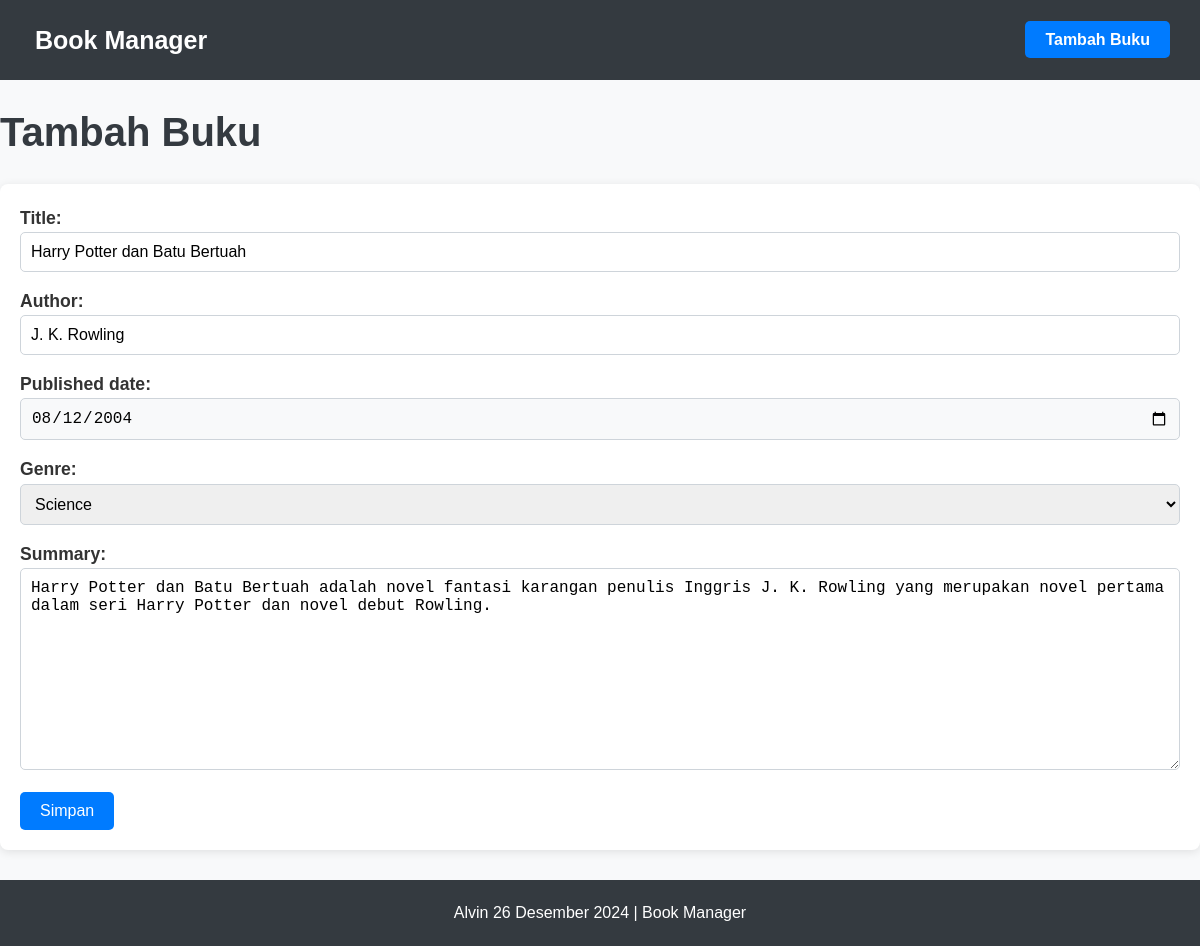
The page /books/edit/1/ on the database its author committed.
### books/models.py (models this page shows, shortened)
class Book(models.Model):
    GENRE_CHOICES = [
        ('Fiction', 'Fiction'),
        ('Non-Fiction', 'Non-Fiction'),
        ('Science', 'Science'),
        ('History', 'History'),
    ]
    title = models.CharField(max_length=100, blank=False) # title, tidak boleh kosong
    author = models.CharField(max_length=50, blank=False) # author, tidak boleh kosong
    published_date = models.DateField()
    genre = models.CharField(max_length=20, choices=GENRE_CHOICES) # pilihan genre
    summary = models.TextField(blank=True, null=True) # summary boleh kosong (opsional)

### books/views.py (the view)
# urls.py: path('edit/<int:pk>/', BookUpdateView.as_view(), name='book_edit'),
class BookUpdateView(UpdateView):
    model = Book
    template_name = 'books/book_form.html'
    form_class = BookForm # form yang dipakai dari forms.py
    success_url = reverse_lazy('book_list') # kalau confirm, masuk ke halaman daftar buku

### books/forms.py
class BookForm(forms.ModelForm):
    class Meta:
        model = Book
        fields = ['title', 'author', 'published_date', 'genre', 'summary']
    published_date = forms.DateField(
        widget=DateInput(attrs={'type': 'date'}),
        input_formats=['%Y-%m-%d'],
    )

### books/templates/books/book_form.html (shortened to what this page needs)
{% extends 'base.html' %}
{% block content %}
<h1>Tambah Buku</h1>
<form method="post">
    {{ form.as_p }}
    <button type="submit">Simpan</button>
</form>
{% endblock %}

### books/static/books/base.css (style rules this page uses)
* { margin: 0; padding: 0; box-sizing: border-box; }
body { font-family: 'Arial', sans-serif; background-color: #f8f9fa; color: #333; line-height: 1.6; }
h1 { font-size: 2.5rem; color: #343a40; margin-bottom: 20px; }
button { padding: 10px 20px; background-color: #007bff; color: white; border: none; border-radius: 5px; font-size: 1rem; cursor: pointer; transition: background-color 0.3s ease; }
form { background-color: #fff; padding: 20px; border-radius: 8px; box-shadow: 0 2px 10px rgba(0, 0, 0, 0.1); }
form input, form select, form textarea { width: 100%; padding: 10px; margin-bottom: 15px; border: 1px solid #ced4da; border-radius: 5px; font-size: 1rem; }
form input[type="date"] { background-color: #f8f9fa; }
form label { font-size: 1.1rem; font-weight: bold; margin-bottom: 5px; }

### rows shown on the page
Book: title "Harry Potter dan Batu Bertuah", author "J. K. Rowling", published_date "08/12/2004", genre "Science", summary "Harry Potter dan Batu Bertuah adalah novel fantasi karangan penulis Inggris J. K. Rowling yang merupakan novel pertama dalam seri Harry Potter dan novel debut Rowling."
